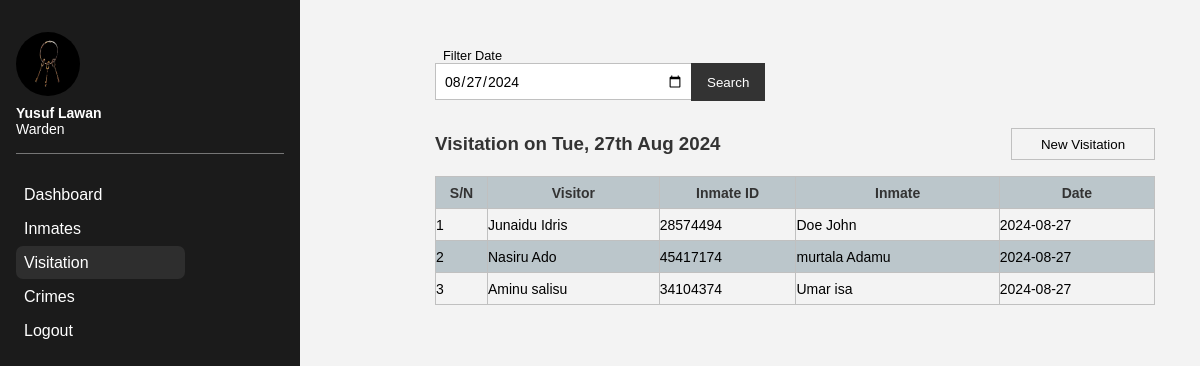
/visitation.php?date=2024-08-27 (signed in), run on the app's committed database.
### tables this page shows
CREATE TABLE `visitor` (
  `id` int(11) NOT NULL,
  `firstName` varchar(250) NOT NULL,
  `lastName` varchar(250) NOT NULL,
  `inmate` int(11) NOT NULL,
  `date` varchar(250) NOT NULL,
  `phone` varchar(250) NOT NULL
);

CREATE TABLE `inmate` (
  `id` int(11) NOT NULL,
  `firstName` varchar(250) NOT NULL,
  `lastName` varchar(250) NOT NULL,
  `crime` int(11) NOT NULL,
  `sentence` varchar(250) NOT NULL,
  `idNumber` varchar(250) NOT NULL,
  `maritalStatus` varchar(250) NOT NULL,
  `timeServeStart` varchar(250) NOT NULL,
  `dob` varchar(250) NOT NULL,
  `image` varchar(250) NOT NULL
);

### Classes/Admin.php (called while the page is built, shortened)
<?php
class Admin{
    private $conn;
    public function __construct($db){
        $this->conn = $db;
    }
    public function getVisitorsByDate($date = null) {
        $date = $date ? $date : date('d/m/Y');
        $sql = "SELECT
                    visitor.date,
                    visitor.firstName as visitorFirstName,
                    visitor.lastName as visitorLastName,
                    inmate.idNumber as inmateIdNumber,
                    inmate.lastName as inmateFirstName,
                    inmate.firstName as inmateLastName
                FROM
                    `visitor`
                JOIN
                    `inmate` ON visitor.inmate = inmate.id
                WHERE DATE(visitor.date) = ?";
        $stmt = $this->conn->prepare($sql);
        $stmt->bind_param('s', $date);
        $stmt->execute();
        $result = $stmt->get_result();
        return $result;
    }
}

### visitation.php (the view, shortened to what this page needs)
<?php
include 'Classes/Admin.php';
$db_conn = new Database();
$db = $db_conn->connect();
$admin = new Admin($db);
$selectedDate = isset($_GET['date']) ? $_GET['date'] : date('Y-m-d');
$result = $admin->getVisitorsByDate($selectedDate);
if ($result->num_rows > 0) {
    $index = 1;
    $visitor = "";
    while ($row = $result->fetch_assoc()) {
        $visitor .= '<tr>
                        <td>' . $index . '</td>
                        <td>' . htmlspecialchars($row['visitorFirstName']) . ' ' . htmlspecialchars($row['visitorLastName']) . '</td>
                        <td>' . htmlspecialchars($row['inmateIdNumber']) . '</td>
                        <td>' . htmlspecialchars($row['inmateFirstName']) . ' ' . htmlspecialchars($row['inmateLastName']) . '</td>
                        <td>' . htmlspecialchars($row['date']) . '</td>
                    </tr>';
        $index++;
    }
} else {
    $visitor = '<tr>
                    <td colspan="5">No visitors found on the selected date</td>
                </tr>';
}
function formatDate($date) {
    try {
        $dateObj = new DateTime($date);
        return $dateObj->format('D, jS M Y');
    } catch (Exception $e) {
        return 'Invalid date';
    }
}
$formattedDate = formatDate($selectedDate);
?>
<?php include 'includes/header.php'; ?>
<div class="visitation">
    <?php include 'includes/side-nav.php'; ?>
    <div class="visitation-contents">
        <div class="search-visitation">
            <form method="GET" action="">
                <label for="search-input">Filter Date</label>
                <input type="date" id="search-input" name="date" value="<?php echo htmlspecialchars($selectedDate); ?>">
                <button type="submit">Search</button>
            </form>
        </div>
        <div class="visitation-list">
            <?php $text = ($selectedDate == date("Y-m-d")) ? "Visitation for Today" : "Visitation on " . htmlspecialchars($formattedDate); ?>
            <div class="title">
                <div class="new-visitation">
                    <h3><?php echo $text; ?></h3>
                    <button onclick="displayVisitorForm()">New Visitation</button>
                </div>
            </div>
            <table>
                <thead>
                    <tr>
                        <th>S/N</th>
                        <th>Visitor</th>
                        <th>Inmate ID</th>
                        <th>Inmate</th>
                        <th>Date</th>
                    </tr>
                </thead>
                <tbody>
                    <?php echo $visitor; ?>
                </tbody>
            </table>
        </div>
    </div>
</div>

### styles/styles.css (style rules this page uses)
* { margin: 0; padding: 0; list-style: none; text-decoration: none; font-family: Arial, Helvetica, sans-serif; }
.inmate, .visitation, .crime { display: flex; flex-direction: row; }
.inmate .inmate-contents, .visitation .visitation-contents, .crime .crime-contents { display: flex; flex-direction: column; align-items: center; width: 75%; background-color: #f3f3f3; }
.inmate .inmate-contents .search-inmate, .visitation .visitation-contents .search-visitation { width: 80%; margin-top: 3rem; margin-left: 10%; height: 5rem; }
.inmate .inmate-contents .search-inmate input, .visitation .visitation-contents .search-visitation input { width: 15rem; height: 2.2rem; font-size: 14px; outline: none; padding-left: .5rem; padding-right: .5rem; border: 1px solid silver; background-color: #fff; }
.visitation .visitation-contents .search-visitation label { display: block; margin-left: .5rem; font-size: .8rem; }
.visitation .visitation-contents .search-visitation button { padding: .6rem 1rem; height: 2.4rem; border: none; margin-left: -.4rem; color: #fff; background-color: #333; cursor: pointer; }
.inmate .inmate-list, .visitation .visitation-list, .crime .crime-list { width: 80%; margin-left: 10%; }
.inmate .inmate-list .title, .visitation .visitation-list .title, .crime .crime-list .title { display: flex; }
.inmate .inmate-list .title h3, .visitation .visitation-list .title h3, .crime .crime-list .title h3 { flex: 1; margin-bottom: 1rem; color: #333; }
.inmate .inmate-list .title .new-inmate, .visitation .visitation-list .title .new-visitation, .crime .crime-list .title .new-crime { flex: 1; display: flex; align-items: center; justify-content: flex-end; }
.inmate .inmate-list .title button, .visitation .visitation-list .title button, .crime .crime-list .title button { border: 1px solid silver; width: 9rem; height: 2rem; padding: .5rem; margin-bottom: 1rem; background-color: transparent; cursor: pointer; transition: .3s; }
.inmate .inmate-list table, .visitation .visitation-list table, .crime .crime-list table { width: 100%; border-collapse: collapse; border: 1px solid silver; }
.inmate .inmate-contents .inmate-list thead, .visitation .visitation-contents .visitation-list thead, .crime .crime-contents .crime-list thead { background-color: #bbc6cb; color: #333; }
.inmate .inmate-contents .inmate-list tbody tr:nth-child(even), .visitation .visitation-contents .visitation-list tbody tr:nth-child(even), .crime .crime-contents .crime-list tbody tr:nth-child(even) { background-color: #bbc6cb; }
.inmate .inmate-contents .inmate-list tr, .visitation .visitation-contents .visitation-list tr, .crime .crime-contents .crime-list tr { height: 2rem; width: 100%; border: 1px solid silver; }
.inmate .inmate-contents .inmate-list th, td, .visitation .visitation-contents .visitation-list th, td, .crime .crime-contents .crime-list th, td { border: 1px solid silver; font-size: 14px; }
.visitation .visitation-contents form input, .inmate .inmate-contents form input { width: 70%; }

### data on the page
visitor: date "Visitation on Tue, 27th Aug 2024", firstName "Aminu", lastName "salisu", inmate.idNumber "34104374", inmate.lastName "Umar", inmate.firstName "isa", date "2024-08-27"
visitor: firstName "Junaidu", lastName "Idris", inmate.idNumber "28574494", inmate.lastName "Doe", inmate.firstName "John", date "2024-08-27"
visitor: firstName "Nasiru", lastName "Ado", inmate.idNumber "45417174", inmate.lastName "murtala", inmate.firstName "Adamu", date "2024-08-27"

### other printed values
$_SESSION['firstName'] "Yusuf"
$_SESSION['lastName'] "Lawan"
$_SESSION['role'] "Warden"
